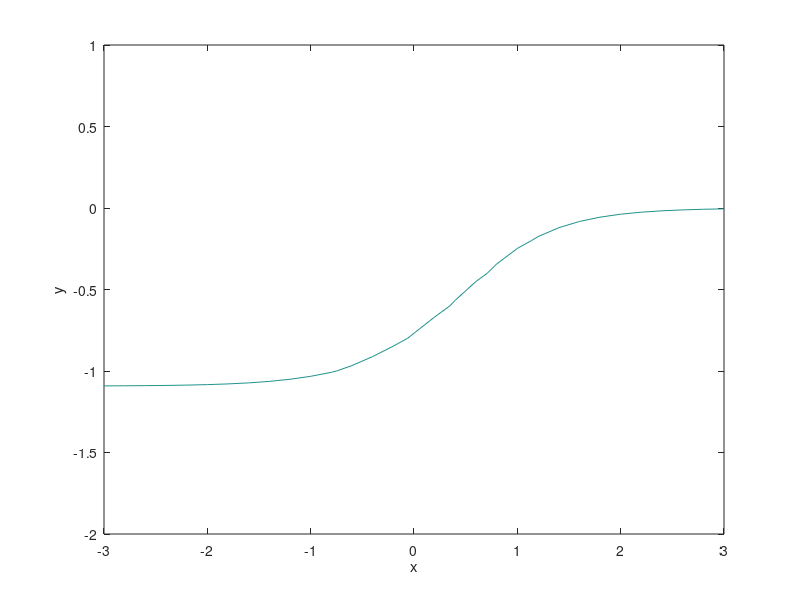

Recreate this plot in MATLAB.
% f2_15 same as L2_20 
% Plots an implicit function: see Figure 2.15.
% Copyright S. Nakamura, 1995
figure(1)
set(gcf, 'NumberTitle','off','Name', 'Figure 2.15; List 2.20')

clear, clf 
xm = -3:0.2:3;  ym = -2:0.2:1;
[x, y] = meshgrid(xm, ym);
f = y.^3 + exp(y) - tanh(x);
contour(x,y,f,[0,0])
xlabel('x'); ylabel('y')
grid off
